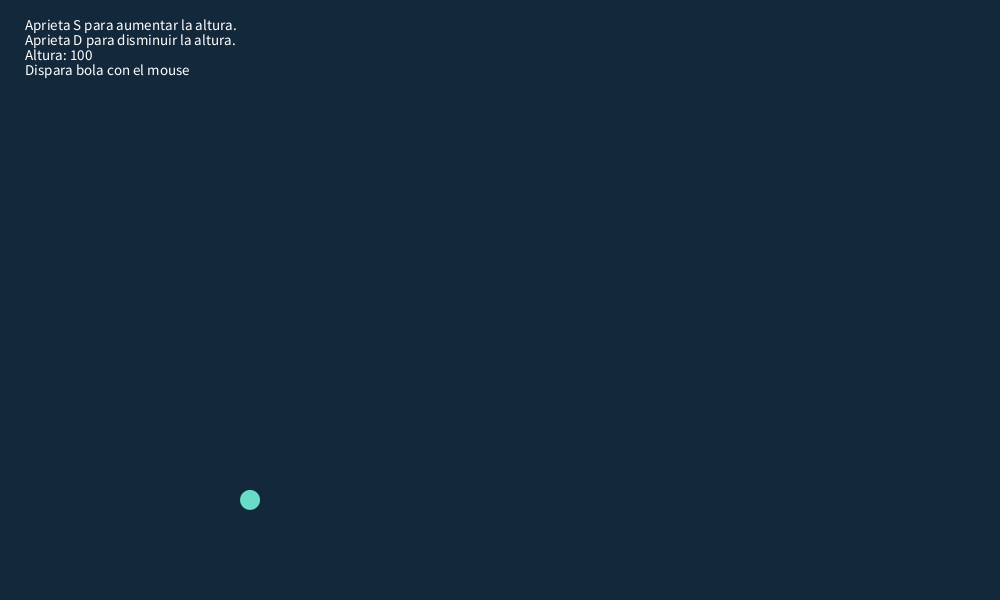
Frame 1 (no input)
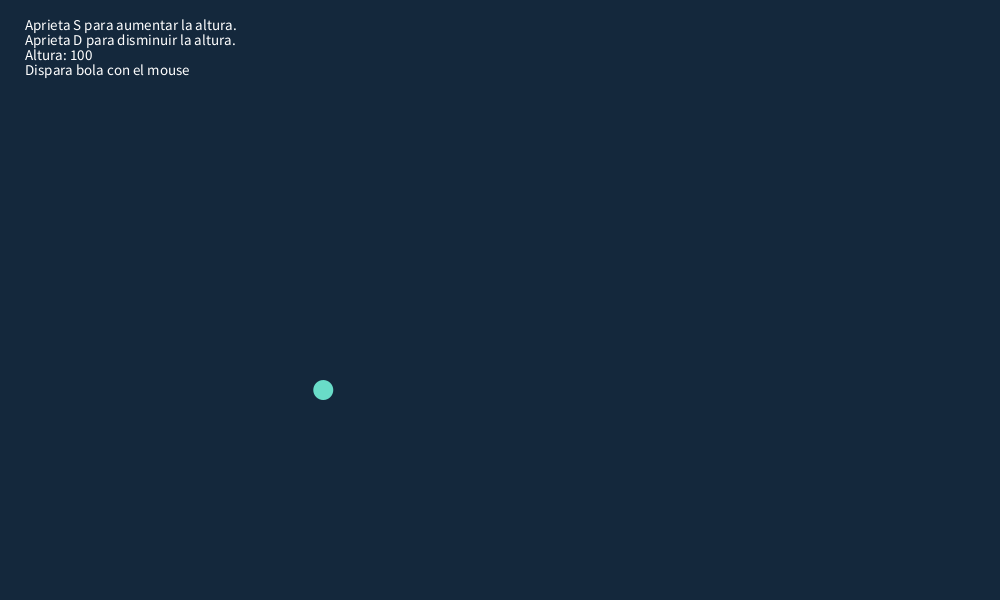
Frame 60 (the mouse pressed at the canvas centre just before this capture)
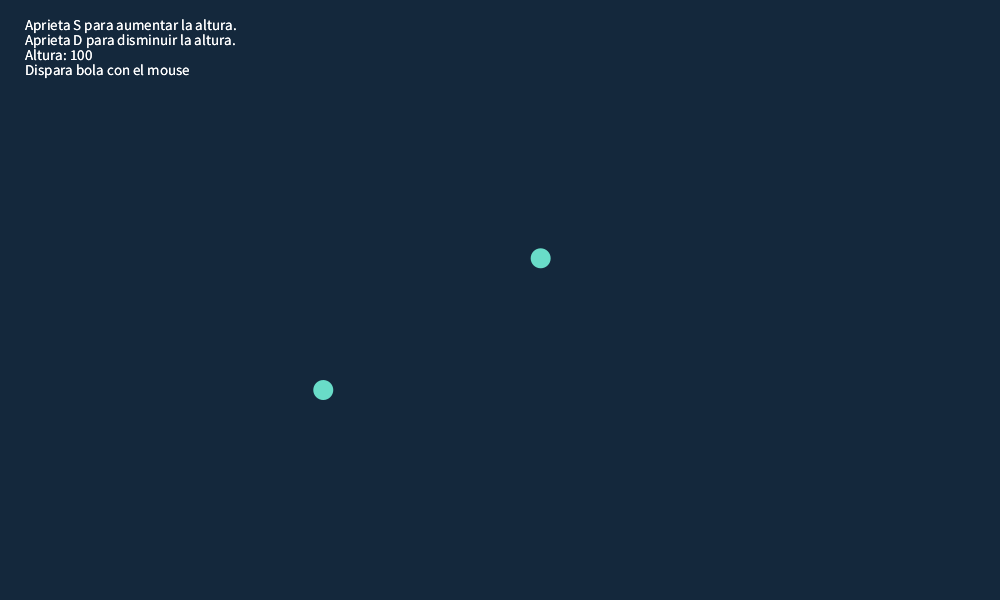
Frame 120 (the mouse held since frame 60 and released just before this capture)

The Processing sketch that drew these frames (run headless with seeded random() and noise(); from frame 60 on, the mouse is pressed at the canvas centre):

// Processing sketch: parabola_euler
// ── parabola_euler.pde


float ang = 3.14/3;
class movil
{
    float acum=0.0;
    PVector vel;
    PVector pos;
    
    movil(PVector _p,PVector _v)
    {
      pos = _p;
      vel = _v;
    }
  
  
  void update(float dt)
  {
    acum=acum+dt/1000;
    
    vel.x+=0*acum;
    vel.y+=9.8*acum;
    
    pos.x+=vel.x*acum;
    pos.y+=vel.y*acum;
    
  }
  
  void draw()
  {
    ellipse(pos.x,pos.y,20,20);
  }
}



PVector centro;
ArrayList<movil> bola;
int h;
void setup()
{
  size(1000,600);
  h = 500;
  centro = new PVector (width/4, h);
  PVector v = new PVector(80*cos(ang),-80*sin(ang));
  bola=new ArrayList <movil> ();
  movil m =new movil(centro,v);
  bola.add(m);
  
}


void mousePressed()
{
  PVector p = new PVector (width/4, h);
  PVector v = new PVector(80*cos(ang),-80*sin(ang));
  movil m = new movil (p,v);
  bola.add(m);
}
void draw()
{
  background(20, 40, 60);
  for(movil m : bola)
  {
  m.update(1);
  noStroke();
  fill(105,220,200);
  m.draw();
  
  stroke (240); 
  strokeWeight(2);
  fill(255);
  textSize(15);
  text("Aprieta S para aumentar la altura.", width*0.025, height*0.05); 
  text("Aprieta D para disminuir la altura.", width*0.025, height*0.075);
  text("Altura: " + (height - h), width*0.025, height*0.1); 
  text("Dispara bola con el mouse", width*0.025, height*0.125);
  
  }
}
void keyPressed()
{
  if (key == 'r')
    setup();
  if (key == 'w')
    h -= 20;
  if (key == 's')
    h += 20;
}
